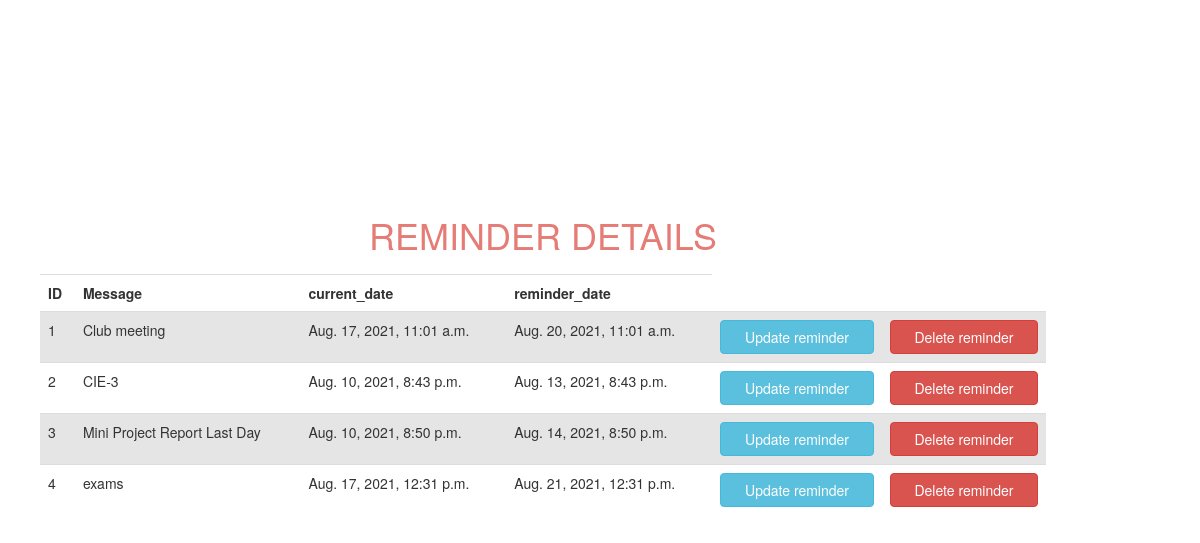
/reminders/view/, run on the app's committed database.
### remindapp/models.py (models this page shows, shortened)
class Reminder(models.Model):
    message = models.CharField(max_length=100)
    current_date = models.DateTimeField(default=_datetime.datetime.now())
    reminder_date = models.DateTimeField(default=_datetime.datetime.now())

### remindapp/views.py (the view)
# urls.py: path('view/', views.reminderview, name='reminderview'),
def reminderview(request):
    obj = Reminder.objects.all()
    return render(request, "reminderview.html", {'reminders':obj})

### remindapp/templates/reminderview.html (shortened to what this page needs)
<!DOCTYPE html>
<html lang="en">
<head>
    <link rel="stylesheet" href="https://maxcdn.bootstrapcdn.com/bootstrap/3.3.7/css/bootstrap.min.css"
>
</head>
<body>
<div class="container">
<div class="view-reminder">
    <h1>Reminder Details</h1>
    <table class="table">
        <tr>
            <th>ID</th>
            <th>Message</th>
            <th>current_date</th>
            <th>reminder_date</th>
        </tr>
        {% for view in reminders %}
            <tr>
                <td>
                    {{ forloop.counter }}
                </td>
                <td>
                    {{ view.message }}
                </td>
                <td>
                    {{ view.current_date }}
                </td>
                <td>
                    {{ view.reminder_date }}
                </td>
                <td>
                    <a href="{% url 'updatereminder' pk=view.id %}" class="btn btn-info btn-block">Update
                        reminder</a>
                </td>
                <td>
                    <a href="{% url 'deletereminder' pk=view.id %}" class="btn btn-danger btn-block">Delete
                        reminder</a>
                </td>
            </tr>
        {% endfor %}
    </table>
</div>
</div>
</body>
</html>

### remindapp/templates/reminderview.html (style rules this page uses)
* { margin: 0; padding: 0; }
.view-reminder { width: 90%; height: 90vh; padding: 10px; display: flex; justify-content: center; align-items: center; flex-direction: column; }
table { position: relative; width: 50%; }
h1 { padding: 10px; color: #e57c76; text-transform: uppercase; }
table tr:nth-child(even) { background: #e5e5e5; }

### data on the page
Reminder: message "Club meeting", current_date "Aug. 17, 2021, 11:01 a.m.", reminder_date "Aug. 20, 2021, 11:01 a.m."
Reminder: message "CIE-3", current_date "Aug. 10, 2021, 8:43 p.m.", reminder_date "Aug. 13, 2021, 8:43 p.m."
Reminder: message "Mini Project Report Last Day", current_date "Aug. 10, 2021, 8:50 p.m.", reminder_date "Aug. 14, 2021, 8:50 p.m."
Reminder: message "exams", current_date "Aug. 17, 2021, 12:31 p.m.", reminder_date "Aug. 21, 2021, 12:31 p.m."
